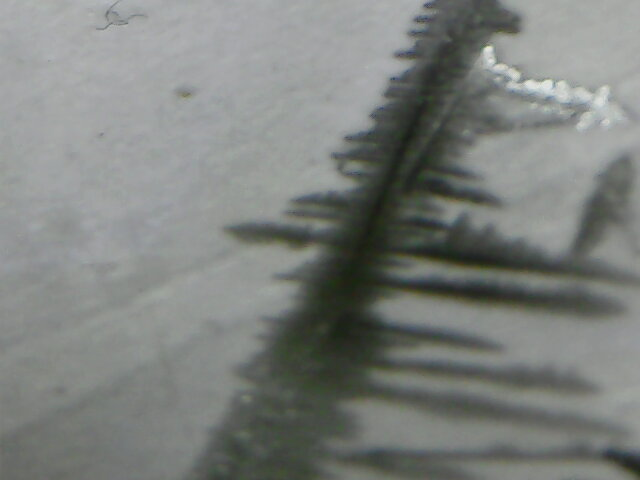
#> input picture 12-Metallic-Forest/Powls_Images/Escenary1/Dendrite1/Foto1.jpg, 640 x 480 px; its folder holds only this picture in this run
$ python processing.py
#> lines starting #> are read from the running program, lines starting #| are printed output that depends on the picture; after the words box and inside, x2 and y2 are one past the last pixel; in counts of white or black regions, pixels touching at a corner belong together
from pathlib import Path

import numpy as np
import matplotlib.pyplot as plt
from skimage.color import rgb2gray
from skimage.filters import threshold_li, threshold_otsu


def show_image(image, title='Image', cmap_type='gray'):
    plt.imshow(image, cmap=cmap_type)
    plt.title(title)
    plt.axis('off')
    plt.show()


def save_image(image, fname, title='', cmap_type='gray'):
    plt.imshow(image, cmap=cmap_type)
    plt.title(title)
    plt.axis('off')
    plt.savefig(fname)


base = Path('Powls_Images/Escenary1/Dendrite1/')

for image in base.iterdir():
    # Import image
    im = plt.imread(image)
#> im is the input picture: shape (480, 640, 3); mean R, G, B 125.1, 128.6, 125.3
    # Turn to grayscale
    gray = rgb2gray(im)

    # Calculate threshold (this is an algorithm and may not be the best for every image)
    thresh = threshold_otsu(gray)
#> thresh = 0.449
    binary = gray > thresh
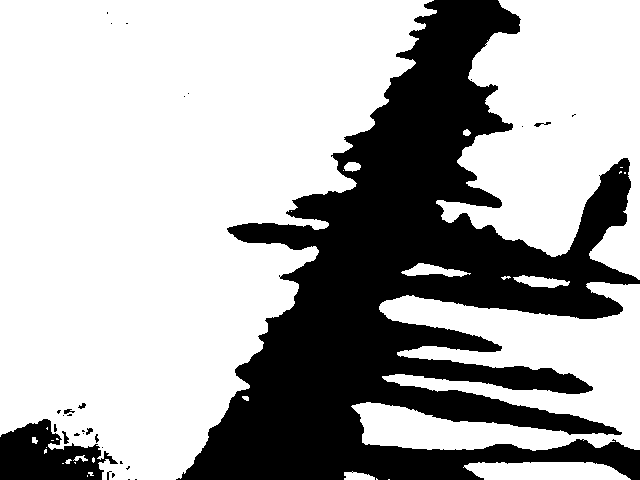
#> binary: shape (480, 640) bool; 68.2% white; 30 black regions (22 under 20 px), largest, box (x1, y1, x2, y2) and area: (176, 0, 640, 480) 93075, (0, 419, 118, 480) 4372, (62, 431, 69, 444) 45

    fname = 'Powls_Images/Escenary1/processed/' + \
        str(image).split('/')[-1]

    save_image(binary, fname)

$ run again, on 12-Metallic-Forest/Powls_Images/Escenary1/Dendrite1/Foto13.jpg
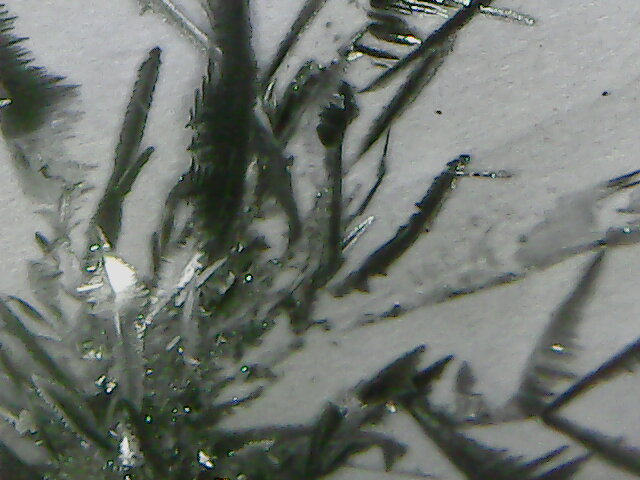
#> input picture 12-Metallic-Forest/Powls_Images/Escenary1/Dendrite1/Foto13.jpg, 640 x 480 px
#> im is the input picture: shape (480, 640, 3); mean R, G, B 112.9, 118.6, 112.6
#> `gray = rgb2gray(im)`:
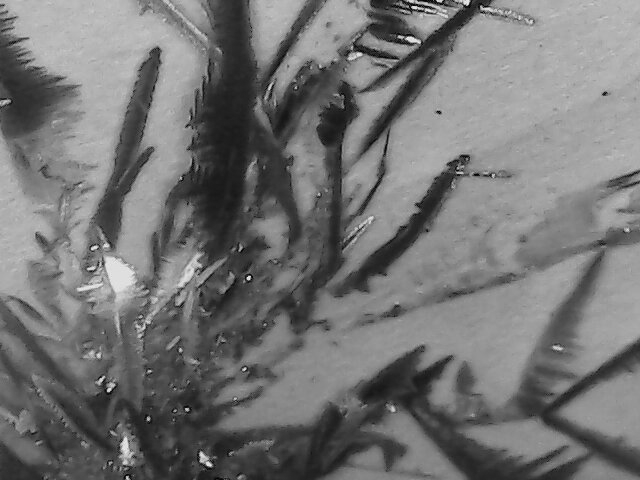
#> gray: shape (480, 640) float64; min 0.00251, max 0.937, mean 0.459
#> thresh = 0.432
#> `binary = gray > thresh`:
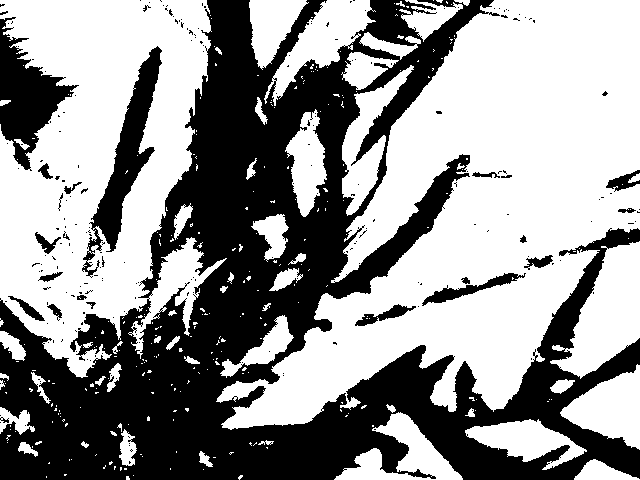
#> binary: shape (480, 640) bool; 58% white; 224 black regions (200 under 20 px), largest, box (x1, y1, x2, y2) and area: (0, 0, 640, 480) 115505, (0, 17, 79, 171) 4982, (82, 46, 162, 278) 4786

$ run again, on 12-Metallic-Forest/Powls_Images/Escenary1/Dendrite1/Foto14.jpg
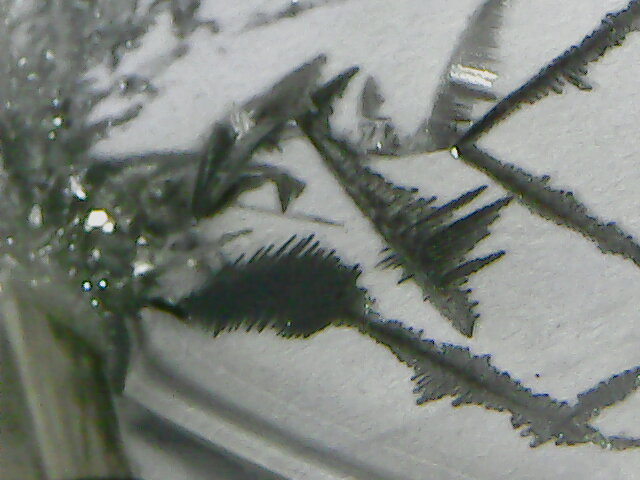
#> input picture 12-Metallic-Forest/Powls_Images/Escenary1/Dendrite1/Foto14.jpg, 640 x 480 px
#> im is the input picture: shape (480, 640, 3); mean R, G, B 126, 131.3, 125.1
#> `gray = rgb2gray(im)`:
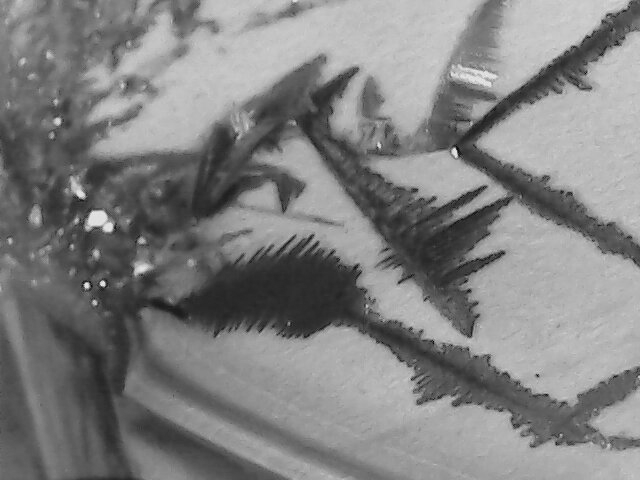
#> gray: shape (480, 640) float64; min 0.0116, max 0.952, mean 0.509
#> thresh = 0.502
#> `binary = gray > thresh`:
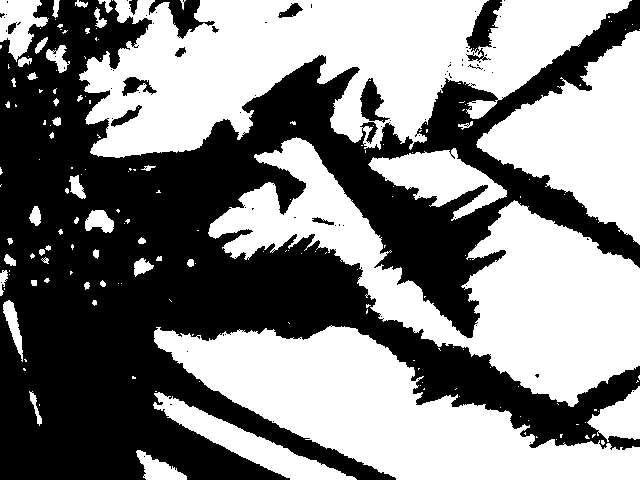
#> binary: shape (480, 640) bool; 51.5% white; 80 black regions (68 under 20 px), largest, box (x1, y1, x2, y2) and area: (0, 0, 640, 480) 145052, (466, 0, 502, 63) 1018, (149, 0, 215, 39) 948

$ run again, on 12-Metallic-Forest/Powls_Images/Escenary1/Dendrite1/Foto15.jpg
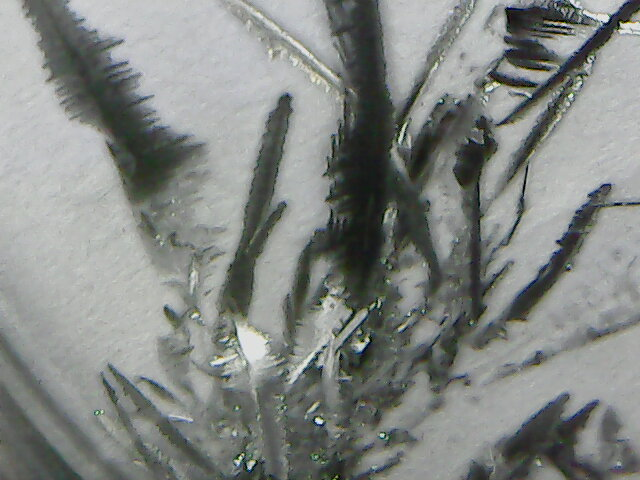
#> input picture 12-Metallic-Forest/Powls_Images/Escenary1/Dendrite1/Foto15.jpg, 640 x 480 px
#> im is the input picture: shape (480, 640, 3); mean R, G, B 130.8, 134.6, 131.3
#> `gray = rgb2gray(im)`:
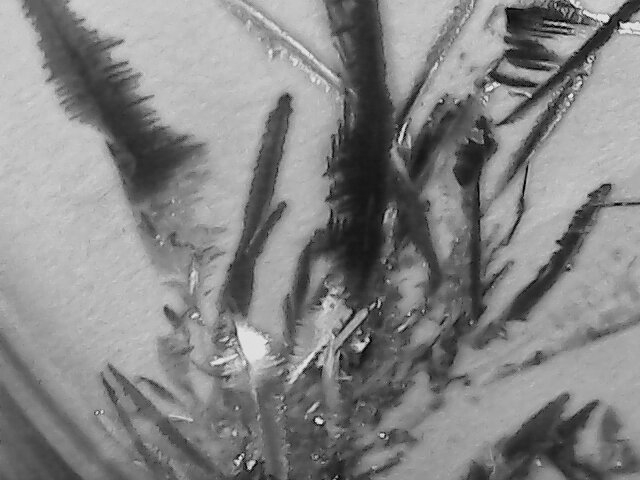
#> gray: shape (480, 640) float64; min 0.000565, max 0.937, mean 0.524
#> thresh = 0.485
#> `binary = gray > thresh`:
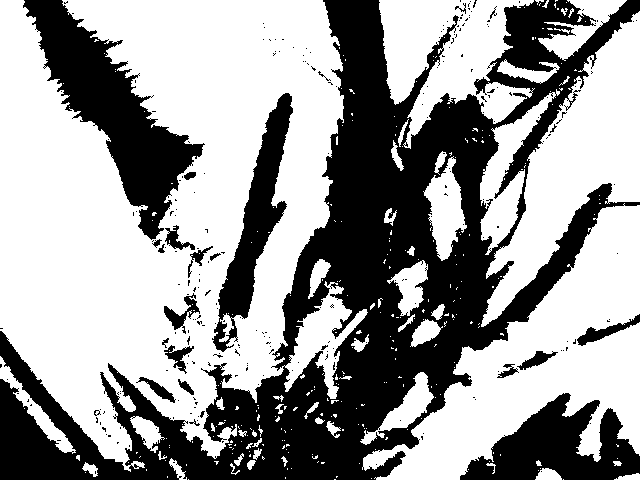
#> binary: shape (480, 640) bool; 60.7% white; 252 black regions (229 under 20 px), largest, box (x1, y1, x2, y2) and area: (0, 0, 640, 480) 88513, (23, 0, 205, 240) 13960, (460, 393, 640, 480) 8337

$ run again, on 12-Metallic-Forest/Powls_Images/Escenary1/Dendrite1/Foto10.jpg
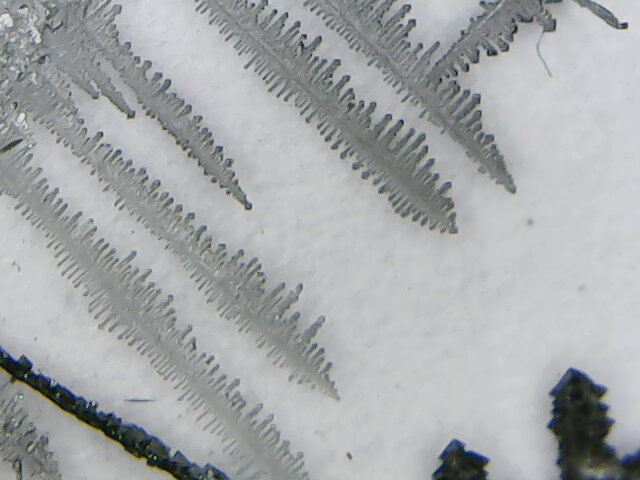
#> input picture 12-Metallic-Forest/Powls_Images/Escenary1/Dendrite1/Foto10.jpg, 640 x 480 px
#> im is the input picture: shape (480, 640, 3); mean R, G, B 166.7, 169, 170.3
#> thresh = 0.608
#> `binary = gray > thresh`:
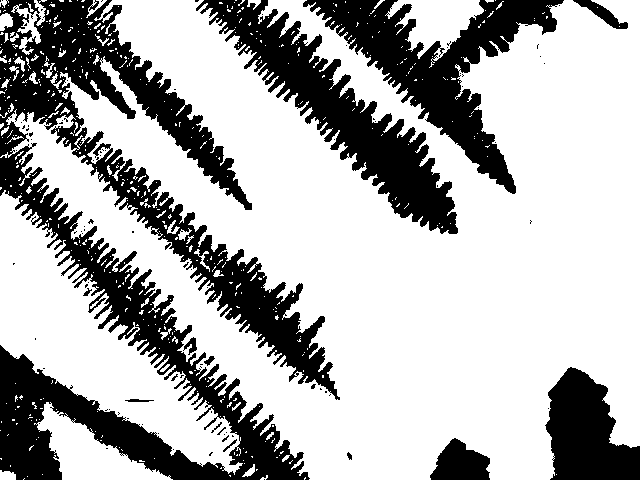
#> binary: shape (480, 640) bool; 69.2% white; 99 black regions (86 under 20 px), largest, box (x1, y1, x2, y2) and area: (0, 0, 340, 480) 53919, (196, 0, 458, 234) 15768, (303, 0, 564, 194) 14845
